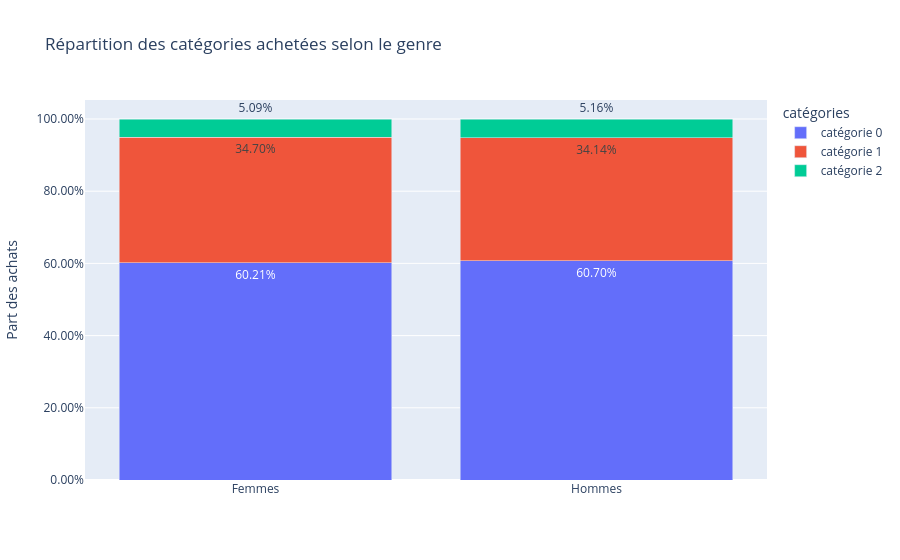

Notebook cell for this chart:
### Code cell
repartition_genre_categorie = (
    ventes_stats.groupby(['genre', 'catégories'], as_index=False)
    .agg(nombre_achats=('id_produit', 'count'))
)

repartition_genre_categorie['part_achats'] = (
    repartition_genre_categorie['nombre_achats'] /
    repartition_genre_categorie.groupby('genre')['nombre_achats'].transform('sum')
)

figure_genre_categorie = px.bar(
    repartition_genre_categorie,
    x='genre',
    y='part_achats',
    color='catégories',
    text='part_achats',
    barmode='stack',
    title='Répartition des catégories achetées selon le genre'
)

figure_genre_categorie.update_traces(
    texttemplate='%{text:.2%}',
    textposition='outside',
    insidetextanchor='middle'
)

figure_genre_categorie.update_layout(
    xaxis_title='',
    yaxis_title="Part des achats",
    yaxis_tickformat='.2%'
)

figure_genre_categorie.show()

### Figure 1 — Plotly figure (JSON) as saved in the notebook; plotly's stock layout.template omitted (floating-point values rounded to 4 significant figures)
{"data": [{"hovertemplate": "catégories=catégorie 0<br>genre=%{x}<br>part_achats=%{text}<extra></extra>", "insidetextanchor": "middle", "legendgroup": "catégorie 0", "marker": {"color": "#636efa", "pattern": {"shape": ""}}, "name": "catégorie 0", "orientation": "v", "showlegend": true, "text": [0.6021, 0.607], "textposition": "outside", "texttemplate": "%{text:.2%}", "type": "bar", "x": ["Femmes", "Hommes"], "xaxis": "x", "y": [0.6021, 0.607], "yaxis": "y"}, {"hovertemplate": "catégories=catégorie 1<br>genre=%{x}<br>part_achats=%{text}<extra></extra>", "insidetextanchor": "middle", "legendgroup": "catégorie 1", "marker": {"color": "#EF553B", "pattern": {"shape": ""}}, "name": "catégorie 1", "orientation": "v", "showlegend": true, "text": [0.347, 0.3414], "textposition": "outside", "texttemplate": "%{text:.2%}", "type": "bar", "x": ["Femmes", "Hommes"], "xaxis": "x", "y": [0.347, 0.3414], "yaxis": "y"}, {"hovertemplate": "catégories=catégorie 2<br>genre=%{x}<br>part_achats=%{text}<extra></extra>", "insidetextanchor": "middle", "legendgroup": "catégorie 2", "marker": {"color": "#00cc96", "pattern": {"shape": ""}}, "name": "catégorie 2", "orientation": "v", "showlegend": true, "text": [0.05092, 0.05165], "textposition": "outside", "texttemplate": "%{text:.2%}", "type": "bar", "x": ["Femmes", "Hommes"], "xaxis": "x", "y": [0.05092, 0.05165], "yaxis": "y"}], "layout": {"barmode": "stack", "legend": {"title": {"text": "catégories"}, "tracegroupgap": 0}, "title": {"text": "Répartition des catégories achetées selon le genre"}, "xaxis": {"anchor": "y", "domain": [0, 1], "title": {"text": ""}}, "yaxis": {"anchor": "x", "domain": [0, 1], "tickformat": ".2%", "title": {"text": "Part des achats"}}}}
